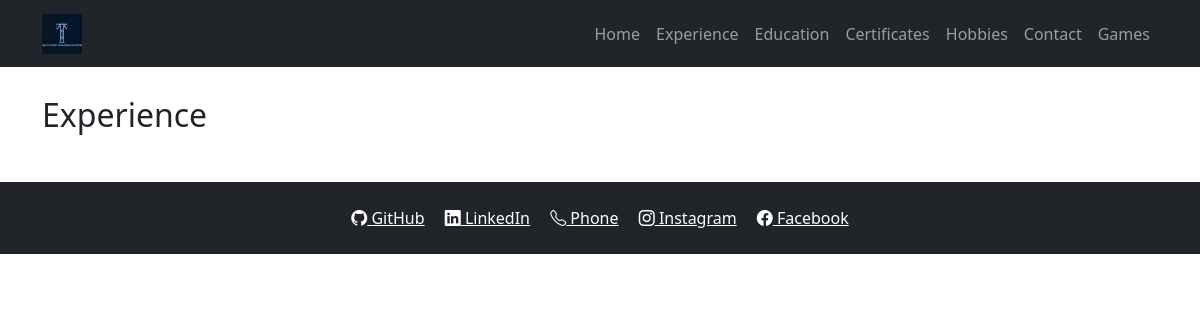
Page /experience/ on the earlier database version.
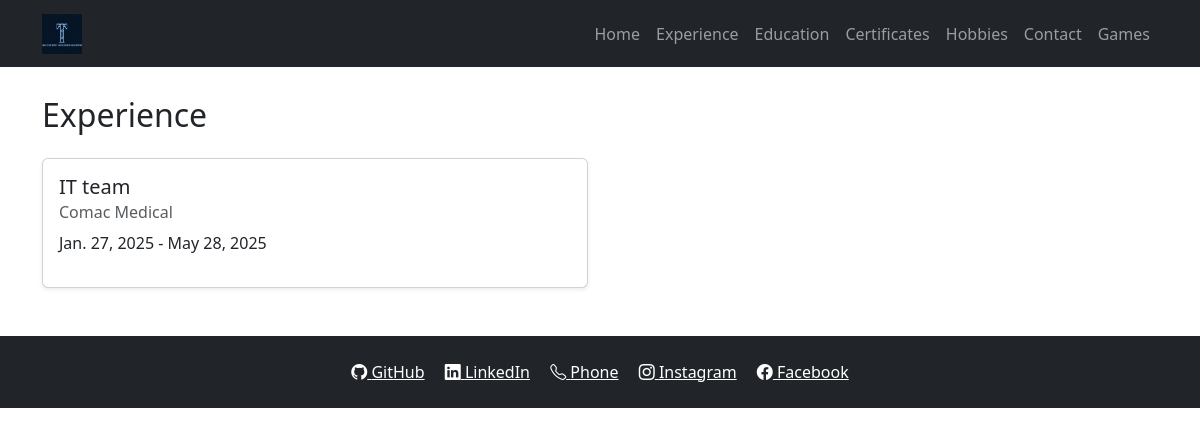
Same page on the later database version.
### experience/models.py (models this page shows, shortened)
class Job(models.Model):
    company = models.CharField(max_length=100)
    position = models.CharField(max_length=100)
    start_date = models.DateField()
    end_date = models.DateField(null=True, blank=True)
    description = models.TextField(blank=True)

### experience/views.py (the view)
# urls.py: path('', views.home, name='certificates-home'),
def home(request):
    jobs = Job.objects.all().order_by('-start_date')
    return render(request, 'experience/home.html', {'jobs': jobs})

### experience/templates/experience/home.html (shortened to what this page needs)
{% extends "base.html" %}
{% block content %}
<h2 class="mb-4">Experience</h2>
<div class="row row-cols-1 row-cols-md-2 g-4">
    {% for job in jobs %}
    <div class="col">
        <div class="card shadow-sm">
            <div class="card-body">
                <h5 class="card-title">{{ job.position }}</h5>
                <h6 class="card-subtitle mb-2 text-muted">{{ job.company }}</h6>
                <p class="card-text">{{ job.start_date }} - {{ job.end_date|default:"Present" }}</p>
            </div>
        </div>
    </div>
    {% endfor %}
</div>
{% endblock %}

Differences in the rows shown:
added Job: position "IT team", company "Comac Medical", start_date "Jan. 27, 2025", end_date "May 28, 2025"
